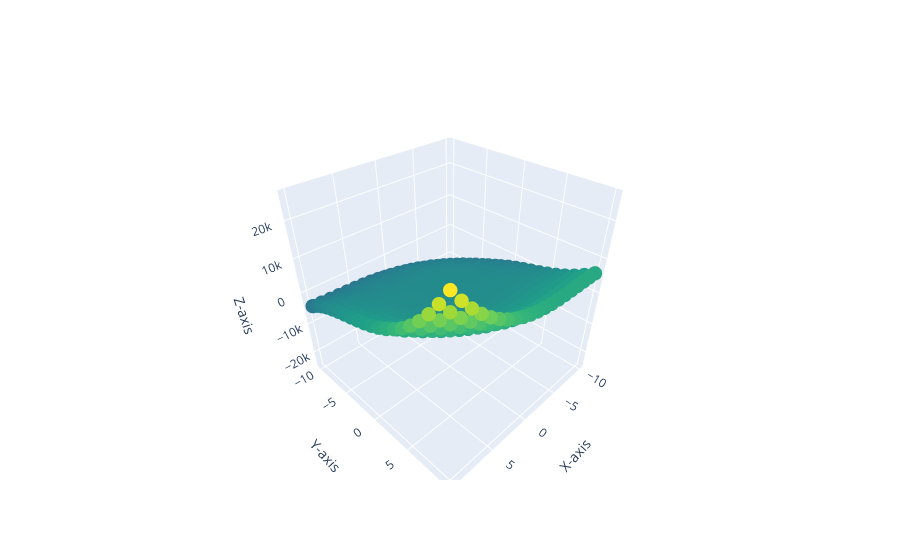

The notebook cell saved with this chart:
### Code cell
#beta surface
_3dplot(XY,Z[:,1])

### Figure 1 — Plotly figure (JSON) as saved in the notebook; plotly's stock layout.template omitted (floating-point values rounded to 4 significant figures; data arrays with more than 128 entries replaced by an {"elided": "..."} marker saying what was removed)
{"data": [{"marker": {"color": {"elided": "400 float values"}, "colorscale": [[0, "#440154"], [0.1111, "#482878"], [0.2222, "#3e4989"], [0.3333, "#31688e"], [0.4444, "#26828e"], [0.5556, "#1f9e89"], [0.6667, "#35b779"], [0.7778, "#6ece58"], [0.8889, "#b5de2b"], [1, "#fde725"]], "size": 5}, "mode": "markers", "type": "scatter3d", "x": {"elided": "400 float values"}, "y": {"elided": "400 float values"}, "z": {"elided": "400 float values"}}], "layout": {"scene": {"xaxis": {"title": {"text": "X-axis"}}, "yaxis": {"title": {"text": "Y-axis"}}, "zaxis": {"title": {"text": "Z-axis"}}}}}
